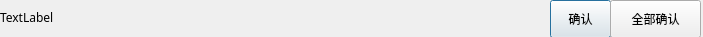
<?xml version="1.0" encoding="UTF-8"?>
<ui version="4.0">
 <class>CRealTimeFaultsWarnningDialog</class>
 <widget class="QDialog" name="CRealTimeFaultsWarnningDialog">
  <property name="geometry">
   <rect>
    <x>0</x>
    <y>0</y>
    <width>703</width>
    <height>37</height>
   </rect>
  </property>
  <property name="font">
   <font>
    <family>SimHei</family>
   </font>
  </property>
  <property name="windowTitle">
   <string>Dialog</string>
  </property>
  <property name="styleSheet">
   <string notr="true"/>
  </property>
  <property name="locale">
   <locale language="Chinese" country="China"/>
  </property>
  <widget class="QPushButton" name="pushButton">
   <property name="geometry">
    <rect>
     <x>550</x>
     <y>0</y>
     <width>61</width>
     <height>38</height>
    </rect>
   </property>
   <property name="font">
    <font>
     <pointsize>9</pointsize>
    </font>
   </property>
   <property name="text">
    <string>确认</string>
   </property>
  </widget>
  <widget class="QPushButton" name="pushButton_2">
   <property name="geometry">
    <rect>
     <x>610</x>
     <y>0</y>
     <width>91</width>
     <height>38</height>
    </rect>
   </property>
   <property name="font">
    <font>
     <pointsize>9</pointsize>
    </font>
   </property>
   <property name="text">
    <string>全部确认</string>
   </property>
  </widget>
  <widget class="QLabel" name="label">
   <property name="geometry">
    <rect>
     <x>0</x>
     <y>7</y>
     <width>541</width>
     <height>21</height>
    </rect>
   </property>
   <property name="font">
    <font>
     <pointsize>9</pointsize>
    </font>
   </property>
   <property name="text">
    <string>TextLabel</string>
   </property>
  </widget>
 </widget>
 <resources/>
 <connections/>
</ui>
